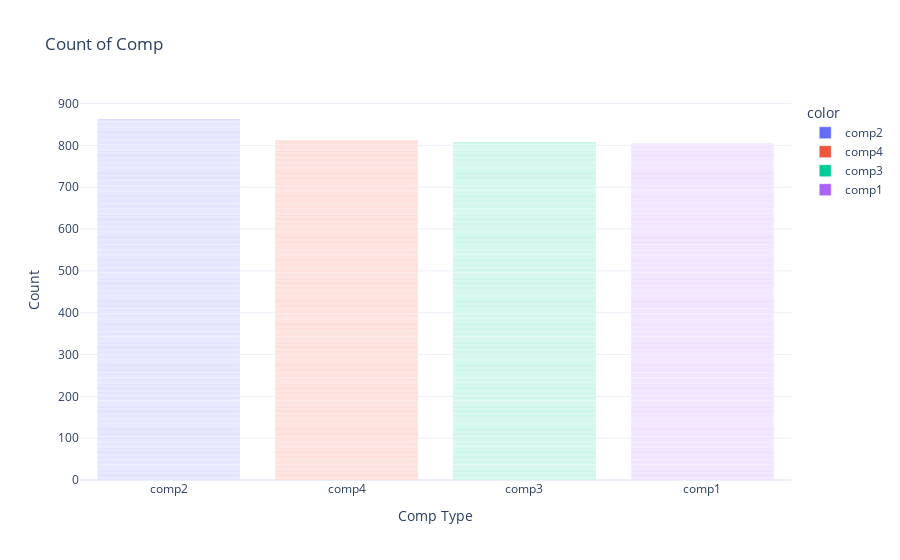

The cell this chart's notebook holds for it:
### Code cell
fig = px.bar(x=maint['comp'].values,
             title='Count of Comp', template='plotly_white', color=maint['comp'].values)
fig.update_layout(xaxis_title='Comp Type', yaxis_title='Count')
fig.show()

### Figure 1 — Plotly figure (JSON) as saved in the notebook; plotly's stock layout.template omitted (floating-point values rounded to 4 significant figures; data arrays with more than 128 entries replaced by an {"elided": "..."} marker saying what was removed)
{"data": [{"hovertemplate": "color=comp2<br>x=%{x}<br>count=%{y}<extra></extra>", "legendgroup": "comp2", "marker": {"color": "#636efa", "pattern": {"shape": ""}}, "name": "comp2", "orientation": "v", "showlegend": true, "textposition": "auto", "type": "bar", "x": {"elided": "863 str values"}, "xaxis": "x", "y": {"elided": "863 int values"}, "yaxis": "y"}, {"hovertemplate": "color=comp4<br>x=%{x}<br>count=%{y}<extra></extra>", "legendgroup": "comp4", "marker": {"color": "#EF553B", "pattern": {"shape": ""}}, "name": "comp4", "orientation": "v", "showlegend": true, "textposition": "auto", "type": "bar", "x": {"elided": "811 str values"}, "xaxis": "x", "y": {"elided": "811 int values"}, "yaxis": "y"}, {"hovertemplate": "color=comp3<br>x=%{x}<br>count=%{y}<extra></extra>", "legendgroup": "comp3", "marker": {"color": "#00cc96", "pattern": {"shape": ""}}, "name": "comp3", "orientation": "v", "showlegend": true, "textposition": "auto", "type": "bar", "x": {"elided": "808 str values"}, "xaxis": "x", "y": {"elided": "808 int values"}, "yaxis": "y"}, {"hovertemplate": "color=comp1<br>x=%{x}<br>count=%{y}<extra></extra>", "legendgroup": "comp1", "marker": {"color": "#ab63fa", "pattern": {"shape": ""}}, "name": "comp1", "orientation": "v", "showlegend": true, "textposition": "auto", "type": "bar", "x": {"elided": "804 str values"}, "xaxis": "x", "y": {"elided": "804 int values"}, "yaxis": "y"}], "layout": {"barmode": "relative", "legend": {"title": {"text": "color"}, "tracegroupgap": 0}, "title": {"text": "Count of Comp"}, "xaxis": {"anchor": "y", "domain": [0, 1], "title": {"text": "Comp Type"}}, "yaxis": {"anchor": "x", "domain": [0, 1], "title": {"text": "Count"}}}}
